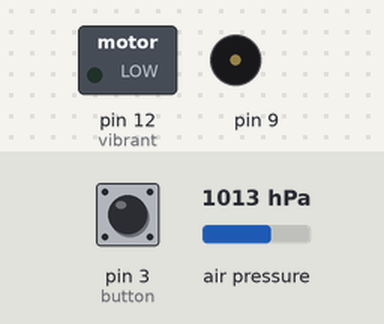
A sketch run on a simulated Arduino Uno, built with avr-gcc and run on an emulated ATmega328P. Shown: switched loads named in the sketch (green lamp = pin HIGH), buzzer (waves = sounding). The inputs (shaded band) are chosen by the test bench; at power-on: air pressure 1013 hPa, pin 3 (button) HIGH.

Above: at 0.4 s.
1.3 s: air pressure set to 952 hPa
At 3.62 s:
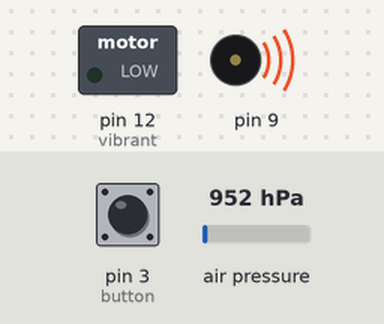
4.3 s: pin 3 (button) pulled LOW for 0.15 s
At 5.2 s:
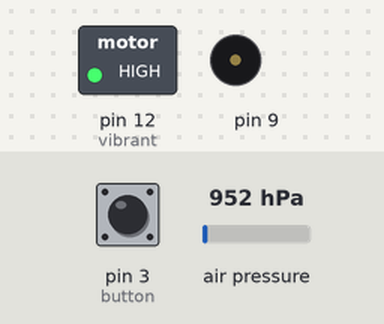
6.0 s: pin 3 (button) pulled LOW for 1 s
At 7.7 s:
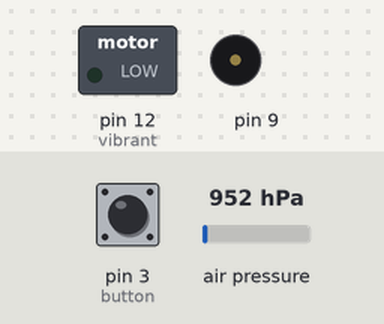
10.0 s: pin 3 (button) pulled LOW for 3.2 s
At 14.7 s:
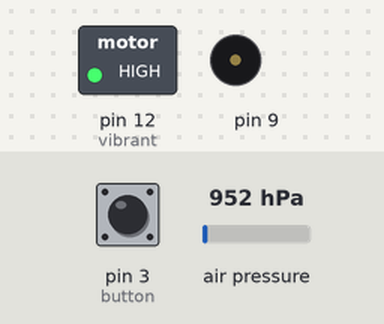
Timing chart, 0 to 15.7 s (numbered marks = the images above; inputs shaded):
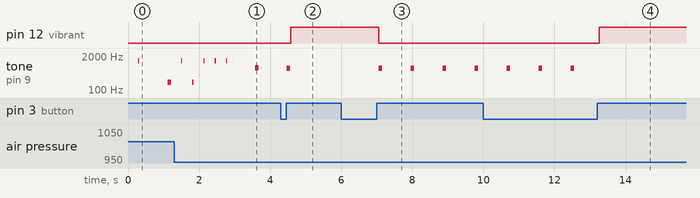

The sketch:

variometer.ino
```cpp
#include <Wire.h>
#include <SPI.h>
#include <toneAC.h>
#include <Adafruit_Sensor.h>
#include <Adafruit_BMP280.h>

#define pressure_0 1015.25  // Pression QNH du jour
#define alt_max 1700    // Altitude maximal (permet de faire une alerte : dépassement de la TMA ...)

// Pins utilises, le buzzer sont sur les pins 9 & 10 pour l'atmega 328 (voir librairie toneAC)
#define vibrant 12
#define button 3

Adafruit_BMP280 bme;  // cree objet barometre

float alt = 1000, alt_old = 1000; // valeur initiale permettant de converger plus vite vers la vraie valeur
float t, t_old = millis();
float vario = 0;

// vitesses entre lequels le variometre ne fera pas de bips
const float vario_climb_start = 0;
const float vario_sink_start = -1.3;

// variables pour le bouton
bool state = 0;
bool buttonState;
bool lastButtonState = LOW;
unsigned long lastDebounceTime = 0;
unsigned long debounceDelay = 50;


float timer = millis();
uint8_t beepLatency;
uint16_t beepFrequency;


void updateAlt(){
  alt = alt * 0.99 + 0.01 * bme.readAltitude(pressure_0);
}

void updateVario(){
  vario = vario * 0.99 + 10000 * ((alt-alt_old)/(t-t_old));
}


void vibrate(){
  if (vario > vario_climb_start)
    digitalWrite(vibrant, 1);
  else
    digitalWrite(vibrant, 0);
}


void button_check(){

  bool reading = digitalRead(button);

  if (reading != lastButtonState) {
    lastDebounceTime = millis();
  }

  if ((millis() - lastDebounceTime) > debounceDelay) {

    if (reading != buttonState) {
      buttonState = reading;

      if (buttonState == HIGH) {
        state = !state;
      }
    }
  }
  lastButtonState = reading;
}


uint16_t getBeepFrequency(float vario)
{
  int frequency = 690 + (120 * vario);
  return (frequency < 200) ? 200 : (frequency > 1300) ? 1300 : frequency;
}

uint8_t getBeepLatency(float vario)
{
  int latency = 200 - (vario * 26);
  return (latency < 70) ? 70 : (latency > 200) ? 200 : latency;
}


void makeBeeps(){
    digitalWrite(vibrant, 0);
    if (vario >= vario_climb_start || vario <= vario_sink_start){
      beepLatency = getBeepLatency(vario);
      beepFrequency = getBeepFrequency(vario);

      if ( millis()>= timer  + beepLatency*4){
        toneAC (beepFrequency, 10, beepLatency/2);
        timer = millis();
    }
  }
}


void setup() {

  pinMode(vibrant, OUTPUT);
  pinMode(button, INPUT_PULLUP);

 if (!bme.begin()){ // initialisation du baromètre
  while (1){
    digitalWrite(LED_BUILTIN, HIGH);
    delay(1000);
    digitalWrite(LED_BUILTIN, LOW);
    delay(1000);
  }
 }
}


void loop() {
  t = micros();
  updateAlt();
  button_check();
  updateVario();

  if(alt > alt_max)
    toneAC(3000);
  else{
    if (state)
      makeBeeps();
    else
      vibrate();
  }
  alt_old = alt;
  t_old = t;


}
```

Measured:
- after the input at 1.3 s, tone on pin 9: plays 1300 Hz for 0.04 s, 200 Hz for 0.04 s, 1300 Hz for 0.04 s, 1300 Hz for 0.04 s, 1300 Hz for 0.04 s, 704 Hz for 0.10 s, starting after 0.20 s
- after the input at 4.3 s, pin 12 (vibrant): LOW → HIGH after 0.27 s; tone on pin 9: goes on until 4.6 s, then stays silent
- after the input at 6.0 s, pin 12 (vibrant): HIGH → LOW after 1.1 s; tone on pin 9: alternates 690 Hz for 0.10 s and silent for 0.80 s, starting after 1.1 s
- after the input at 10.0 s, pin 12 (vibrant): LOW → HIGH after 3.3 s; tone on pin 9: goes on until 12.6 s, then stays silent
